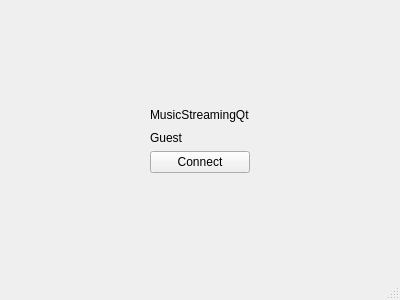
<?xml version="1.0" encoding="UTF-8"?>
<ui version="4.0">
 <class>MainWindow</class>
 <widget class="QMainWindow" name="MainWindow">
  <property name="geometry">
   <rect>
    <x>0</x>
    <y>0</y>
    <width>400</width>
    <height>300</height>
   </rect>
  </property>
  <property name="windowTitle">
   <string>MainWindow</string>
  </property>
  <widget class="QWidget" name="centralwidget">
   <layout class="QGridLayout" name="gridLayout">
    <item row="5" column="1">
     <spacer name="verticalSpacer_2">
      <property name="orientation">
       <enum>Qt::Vertical</enum>
      </property>
      <property name="sizeHint" stdset="0">
       <size>
        <width>20</width>
        <height>40</height>
       </size>
      </property>
     </spacer>
    </item>
    <item row="0" column="1">
     <spacer name="verticalSpacer">
      <property name="orientation">
       <enum>Qt::Vertical</enum>
      </property>
      <property name="sizeHint" stdset="0">
       <size>
        <width>20</width>
        <height>40</height>
       </size>
      </property>
     </spacer>
    </item>
    <item row="3" column="1">
     <widget class="QLabel" name="label_account_status">
      <property name="text">
       <string>Guest</string>
      </property>
     </widget>
    </item>
    <item row="2" column="1">
     <widget class="QLabel" name="label">
      <property name="text">
       <string>MusicStreamingQt</string>
      </property>
     </widget>
    </item>
    <item row="4" column="1">
     <widget class="QPushButton" name="button_account_status_change">
      <property name="text">
       <string>Connect</string>
      </property>
     </widget>
    </item>
    <item row="2" column="2">
     <spacer name="horizontalSpacer_2">
      <property name="orientation">
       <enum>Qt::Horizontal</enum>
      </property>
      <property name="sizeHint" stdset="0">
       <size>
        <width>40</width>
        <height>20</height>
       </size>
      </property>
     </spacer>
    </item>
    <item row="2" column="0">
     <spacer name="horizontalSpacer">
      <property name="orientation">
       <enum>Qt::Horizontal</enum>
      </property>
      <property name="sizeHint" stdset="0">
       <size>
        <width>40</width>
        <height>20</height>
       </size>
      </property>
     </spacer>
    </item>
   </layout>
  </widget>
  <widget class="QMenuBar" name="menubar">
   <property name="geometry">
    <rect>
     <x>0</x>
     <y>0</y>
     <width>400</width>
     <height>17</height>
    </rect>
   </property>
  </widget>
  <widget class="QStatusBar" name="statusbar"/>
 </widget>
 <resources/>
 <connections/>
</ui>
